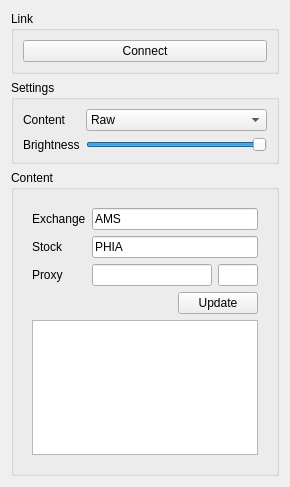
<?xml version="1.0" encoding="UTF-8"?>
<ui version="4.0">
 <class>Form</class>
 <widget class="QWidget" name="Form">
  <property name="geometry">
   <rect>
    <x>0</x>
    <y>0</y>
    <width>290</width>
    <height>487</height>
   </rect>
  </property>
  <property name="windowTitle">
   <string>Numled</string>
  </property>
  <layout class="QVBoxLayout" name="verticalLayout_2">
   <item>
    <widget class="QGroupBox" name="groupBoxLink">
     <property name="title">
      <string>Link</string>
     </property>
     <layout class="QHBoxLayout" name="horizontalLayout_4">
      <item>
       <widget class="QPushButton" name="pushButtonConnect">
        <property name="text">
         <string>Connect</string>
        </property>
       </widget>
      </item>
     </layout>
    </widget>
   </item>
   <item>
    <widget class="QGroupBox" name="groupBoxSettings">
     <property name="title">
      <string>Settings</string>
     </property>
     <layout class="QGridLayout" name="gridLayout">
      <item row="0" column="0">
       <widget class="QLabel" name="labelContent">
        <property name="text">
         <string>Content</string>
        </property>
       </widget>
      </item>
      <item row="0" column="1">
       <widget class="QComboBox" name="comboBoxContent">
        <item>
         <property name="text">
          <string>Raw</string>
         </property>
        </item>
        <item>
         <property name="text">
          <string>Text</string>
         </property>
        </item>
        <item>
         <property name="text">
          <string>Stock</string>
         </property>
        </item>
        <item>
         <property name="text">
          <string>Time</string>
         </property>
        </item>
       </widget>
      </item>
      <item row="1" column="0">
       <widget class="QLabel" name="labelBrightness">
        <property name="text">
         <string>Brightness</string>
        </property>
       </widget>
      </item>
      <item row="1" column="1">
       <widget class="QSlider" name="horizontalSliderBrightness">
        <property name="maximum">
         <number>255</number>
        </property>
        <property name="value">
         <number>255</number>
        </property>
        <property name="orientation">
         <enum>Qt::Horizontal</enum>
        </property>
       </widget>
      </item>
     </layout>
    </widget>
   </item>
   <item>
    <widget class="QGroupBox" name="groupBoxContent">
     <property name="title">
      <string>Content</string>
     </property>
     <layout class="QHBoxLayout" name="horizontalLayout">
      <item>
       <widget class="QStackedWidget" name="stackedWidget">
        <property name="currentIndex">
         <number>2</number>
        </property>
        <widget class="QWidget" name="page">
         <layout class="QGridLayout" name="gridLayout_4">
          <item row="0" column="0">
           <widget class="QLineEdit" name="lineEdit0">
            <property name="maxLength">
             <number>2</number>
            </property>
           </widget>
          </item>
          <item row="0" column="1">
           <widget class="QLineEdit" name="lineEdit1">
            <property name="maxLength">
             <number>2</number>
            </property>
           </widget>
          </item>
          <item row="0" column="2">
           <widget class="QLineEdit" name="lineEdit2">
            <property name="maxLength">
             <number>2</number>
            </property>
           </widget>
          </item>
          <item row="0" column="3">
           <widget class="QLineEdit" name="lineEdit3">
            <property name="maxLength">
             <number>2</number>
            </property>
           </widget>
          </item>
          <item row="1" column="1" colspan="2">
           <spacer name="verticalSpacer_2">
            <property name="orientation">
             <enum>Qt::Vertical</enum>
            </property>
            <property name="sizeHint" stdset="0">
             <size>
              <width>20</width>
              <height>67</height>
             </size>
            </property>
           </spacer>
          </item>
         </layout>
        </widget>
        <widget class="QWidget" name="page_2">
         <layout class="QGridLayout" name="gridLayout_5">
          <item row="0" column="0" colspan="2">
           <widget class="QLineEdit" name="lineEditText"/>
          </item>
          <item row="1" column="0">
           <widget class="QLabel" name="label">
            <property name="text">
             <string>Speed</string>
            </property>
           </widget>
          </item>
          <item row="1" column="1">
           <widget class="QSlider" name="horizontalSliderSpeed">
            <property name="minimum">
             <number>1</number>
            </property>
            <property name="maximum">
             <number>1000</number>
            </property>
            <property name="singleStep">
             <number>1</number>
            </property>
            <property name="pageStep">
             <number>10</number>
            </property>
            <property name="value">
             <number>50</number>
            </property>
            <property name="orientation">
             <enum>Qt::Horizontal</enum>
            </property>
           </widget>
          </item>
          <item row="2" column="1">
           <spacer name="verticalSpacer_3">
            <property name="orientation">
             <enum>Qt::Vertical</enum>
            </property>
            <property name="sizeHint" stdset="0">
             <size>
              <width>20</width>
              <height>46</height>
             </size>
            </property>
           </spacer>
          </item>
         </layout>
        </widget>
        <widget class="QWidget" name="page_3">
         <layout class="QGridLayout" name="gridLayout_2">
          <item row="0" column="0">
           <widget class="QLabel" name="labelExchange">
            <property name="text">
             <string>Exchange</string>
            </property>
           </widget>
          </item>
          <item row="0" column="1">
           <widget class="QLineEdit" name="lineEditExchange">
            <property name="text">
             <string>AMS</string>
            </property>
           </widget>
          </item>
          <item row="1" column="0">
           <widget class="QLabel" name="labelStock">
            <property name="text">
             <string>Stock</string>
            </property>
           </widget>
          </item>
          <item row="1" column="1">
           <widget class="QLineEdit" name="lineEditStock">
            <property name="text">
             <string>PHIA</string>
            </property>
           </widget>
          </item>
          <item row="2" column="0">
           <widget class="QLabel" name="labelProxy">
            <property name="text">
             <string>Proxy</string>
            </property>
           </widget>
          </item>
          <item row="2" column="1">
           <layout class="QHBoxLayout" name="horizontalLayout_2" stretch="3,1">
            <item>
             <widget class="QLineEdit" name="lineEditProxyHost"/>
            </item>
            <item>
             <widget class="QLineEdit" name="lineEditProxyPort"/>
            </item>
           </layout>
          </item>
          <item row="3" column="0" colspan="2">
           <layout class="QHBoxLayout" name="horizontalLayout_6">
            <item>
             <widget class="QLabel" name="labelStockStatus">
              <property name="sizePolicy">
               <sizepolicy hsizetype="MinimumExpanding" vsizetype="Preferred">
                <horstretch>0</horstretch>
                <verstretch>0</verstretch>
               </sizepolicy>
              </property>
              <property name="text">
               <string/>
              </property>
              <property name="textFormat">
               <enum>Qt::LogText</enum>
              </property>
              <property name="wordWrap">
               <bool>true</bool>
              </property>
             </widget>
            </item>
            <item>
             <widget class="QPushButton" name="pushButtonUpdateStock">
              <property name="text">
               <string>Update</string>
              </property>
             </widget>
            </item>
           </layout>
          </item>
          <item row="5" column="0">
           <spacer name="verticalSpacer_4">
            <property name="orientation">
             <enum>Qt::Vertical</enum>
            </property>
            <property name="sizeHint" stdset="0">
             <size>
              <width>20</width>
              <height>0</height>
             </size>
            </property>
           </spacer>
          </item>
          <item row="4" column="0" colspan="2">
           <widget class="QTextEdit" name="textEditStockError">
            <property name="readOnly">
             <bool>true</bool>
            </property>
            <property name="acceptRichText">
             <bool>false</bool>
            </property>
           </widget>
          </item>
         </layout>
        </widget>
        <widget class="QWidget" name="page_4">
         <layout class="QGridLayout" name="gridLayout_3">
          <item row="0" column="0">
           <widget class="QLabel" name="labelTimeOffset">
            <property name="text">
             <string>Offset</string>
            </property>
           </widget>
          </item>
          <item row="0" column="1" colspan="2">
           <widget class="QLineEdit" name="lineEditTimeOffset"/>
          </item>
          <item row="1" column="0" colspan="2">
           <widget class="QLabel" name="labelTime">
            <property name="text">
             <string>Current Time</string>
            </property>
           </widget>
          </item>
          <item row="2" column="2">
           <spacer name="verticalSpacer">
            <property name="orientation">
             <enum>Qt::Vertical</enum>
            </property>
            <property name="sizeHint" stdset="0">
             <size>
              <width>20</width>
              <height>46</height>
             </size>
            </property>
           </spacer>
          </item>
         </layout>
        </widget>
       </widget>
      </item>
     </layout>
    </widget>
   </item>
  </layout>
 </widget>
 <resources/>
 <connections/>
</ui>
